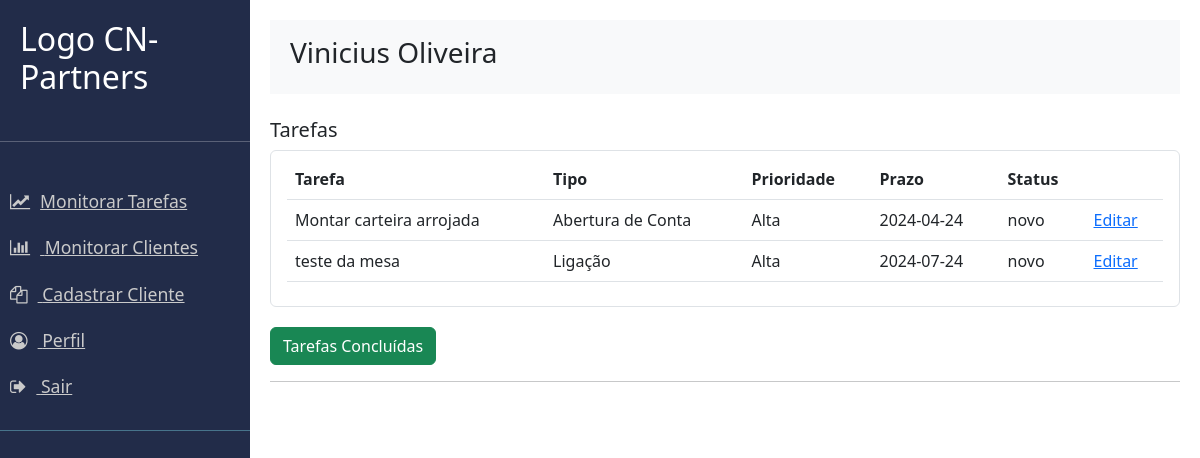
Screenshot of /tarefas_mesa (signed in) with the database file from the repository.
### app.py (models this page shows)
class User(UserMixin, db.Model):
    id: Mapped[int] = mapped_column(Integer, primary_key=True)
    email: Mapped[str] = mapped_column(String(100), unique=False)
    password: Mapped[str] = mapped_column(String(250), nullable=False)
    name: Mapped[str] = mapped_column(String(1000), nullable=False)
    admin: Mapped[int] = mapped_column(Integer, nullable=True)
    mesa: Mapped[int] = mapped_column(Integer)

class Tarefas(db.Model):
    id: Mapped[int] = mapped_column(Integer, primary_key=True)
    cliente_id: Mapped[int] = mapped_column(Integer, nullable=False)
    nome_cliente: Mapped[str] = mapped_column(String(250))
    tarefa: Mapped[str] = mapped_column(String(250))
    tipo: Mapped[str] = mapped_column(String(250))
    prioridade: Mapped[str] = mapped_column(String(250))
    prazo: Mapped[Date] = mapped_column(Date)
    status: Mapped[str] = mapped_column(String(250))
    observacao: Mapped[str] = mapped_column(String(500), nullable=True)
    mesa: Mapped[int] = mapped_column(Integer)

### main.py (the view)
@app.route("/tarefas_mesa")
@login_required
def tarefas_mesa():
    tarefas = db.session.execute(db.select(Tarefas).where(Tarefas.mesa == 1, Tarefas.status != 'concluido')).scalars()
    user_name = session.get('user_name')
    return render_template('tarefas_mesa.html', user_name=user_name, tarefas=tarefas)

### main.py (called while the page is built)
@login_manager.user_loader
def load_user(user_id):
    return db.get_or_404(User, user_id)

@app.before_request
def make_session_permanet():
    session.permanent = True
    app.permanet_session_lifetime = timedelta(minutes=20)

### templates/tarefas_mesa.html (shortened to what this page needs)
{% extends "base.html"%}
{% block content%}
<br>
<div class="" id="">
    <h5>Tarefas</h5>
    <ul class="list-group">
        <li class="list-group-item">
            <table class="table ">
                <thead>
                    <tr>
                        <th>Tarefa</th>
                        <th>Tipo</th>
                        <th>Prioridade</th>
                        <th>Prazo</th>
                        <th>Status</th>
                        <th></th>
                    </tr>
                </thead>
                <tbody>
                    {% for tarefa in tarefas %}
                    <tr>
                        <td>{{ tarefa.tarefa }}</td>
                        <td>{{ tarefa.tipo }}</td>
                        <td>{{ tarefa.prioridade }}</td>
                        <td>{{ tarefa.prazo }}</td>
                        <td>{{ tarefa.status }}</td>
                        <td><a href="{{url_for('sessiondid', did=tarefa.id, route='editar_tarefa')}}">Editar</a></td>
                    </tr>
                    {% endfor %}
                </tbody>
            </table>
        </li>
    </ul>
    <div style="margin-top: 20px;">
       <a href="{{ url_for('tarefas_concluidas_mesa') }}" class="btn btn-success">Tarefas Concluídas</a>
    </div>
    <hr>
    <br>
</div>
{%endblock%}

### templates/base.html (shortened to what this page needs)
<!doctype html>
<html lang="en">
<head>
    <link href="https://cdn.jsdelivr.net/npm/bootstrap@5.3.0-alpha3/dist/css/bootstrap.min.css" rel="stylesheet">
    <link rel="stylesheet" href="https://cdnjs.cloudflare.com/ajax/libs/font-awesome/4.7.0/css/font-awesome.min.css">
    <link rel="stylesheet" href="../static/css/style4.css">
</head>
<body>
    <div class="wrapper" >
        <nav id="sidebar">
            <div class="sidebar-header">
                <h2>Logo CN-Partners</h2>
            </div>
            <hr>
            <ul class="list-unstyled components">
                <li> <a href="{{url_for('monitorar_tarefas')}}"><i class="fa fa-line-chart"></i>Monitorar Tarefas</a></li>
                <li> <a href="{{url_for('monitorar')}}"> <i class="fa fa-bar-chart"></i> Monitorar Clientes </a>  </li>
                <li>  <a href={{url_for('cadastrar')}}> <i class="fa fa-copy"></i> Cadastrar Cliente </a>  </li>
                <li>  <a href="{{url_for('perfil')}}">  <i class="fa fa-user-circle-o"></i>  Perfil  </a>  </li>
                <li>  <a href="{{ url_for('logout') }}"> <i class="fa fa-sign-out"></i> Sair </a> </li>
            </ul>
        </nav>
        <div id="content">
            <nav class="navbar navbar-expand-lg navbar-light bg-light">
                <div class="container-fluid">
                    <div class="m-2" id="rowtext ">
                        <h3>{{user_name}}</h3>
                    </div>
                </div>
            </nav>
            {% block content %}{% endblock %}
        </div>
    </div>
</body>
</html>

### static/css/style4.css (style rules this page uses)
.wrapper { display: flex; height: 100vh; }
#sidebar { flex-shrink: 0; width: 250px; height: 100%; color: #ffffff; }
#content { flex-grow: 1; padding: 20px; }
.wrapper { display: flex; align-items: stretch; }
#sidebar { min-width: 250px; max-width: 250px; background: #222c49; color: #ffffff; transition: all 0.3s; }
#sidebar ul li a { text-align: left; color: #CACACA; }
#sidebar .sidebar-header { padding: 20px; background: #222c49; }
#sidebar ul.components { padding: 20px 0; border-bottom: 1px solid #47748b; }
#sidebar ul li a { padding: 10px; font-size: 1.1em; display: block; color: #CACACA; }
#sidebar ul li a i { margin-right: 10px; }
#content { padding: 20px; min-height: 100vh; transition: all 0.3s; }

### rows the page displays
User: name "Vinicius Oliveira"
Tarefas: tarefa "Montar carteira arrojada", tipo "Abertura de Conta", prioridade "Alta", prazo "2024-04-24", status "novo"
Tarefas: tarefa "teste da mesa", tipo "Ligação", prioridade "Alta", prazo "2024-07-24", status "novo"
